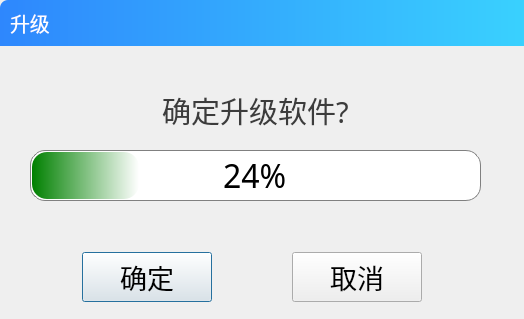
<?xml version="1.0" encoding="UTF-8"?>
<ui version="4.0">
 <class>UpgradeProgress</class>
 <widget class="QDialog" name="UpgradeProgress">
  <property name="geometry">
   <rect>
    <x>0</x>
    <y>0</y>
    <width>524</width>
    <height>319</height>
   </rect>
  </property>
  <property name="windowTitle">
   <string>Dialog</string>
  </property>
  <property name="modal">
   <bool>true</bool>
  </property>
  <widget class="QLabel" name="messageLabel">
   <property name="geometry">
    <rect>
     <x>21</x>
     <y>69</y>
     <width>469</width>
     <height>82</height>
    </rect>
   </property>
   <property name="palette">
    <palette>
     <active>
      <colorrole role="WindowText">
       <brush brushstyle="SolidPattern">
        <color alpha="255">
         <red>60</red>
         <green>60</green>
         <blue>60</blue>
        </color>
       </brush>
      </colorrole>
     </active>
     <inactive>
      <colorrole role="WindowText">
       <brush brushstyle="SolidPattern">
        <color alpha="255">
         <red>60</red>
         <green>60</green>
         <blue>60</blue>
        </color>
       </brush>
      </colorrole>
     </inactive>
     <disabled>
      <colorrole role="WindowText">
       <brush brushstyle="SolidPattern">
        <color alpha="255">
         <red>159</red>
         <green>158</green>
         <blue>158</blue>
        </color>
       </brush>
      </colorrole>
     </disabled>
    </palette>
   </property>
   <property name="font">
    <font>
     <family>Saab</family>
     <pointsize>22</pointsize>
    </font>
   </property>
   <property name="text">
    <string>确定升级软件?</string>
   </property>
   <property name="alignment">
    <set>Qt::AlignCenter</set>
   </property>
   <property name="wordWrap">
    <bool>true</bool>
   </property>
  </widget>
  <widget class="QProgressBar" name="progressBar">
   <property name="geometry">
    <rect>
     <x>30</x>
     <y>150</y>
     <width>451</width>
     <height>51</height>
    </rect>
   </property>
   <property name="font">
    <font>
     <family>文泉驿微米黑</family>
     <pointsize>24</pointsize>
    </font>
   </property>
   <property name="styleSheet">
    <string notr="true">QProgressBar:horizontal {
border: 1px solid gray;
border-radius: 15px;
background: white;
padding: 1px;
text-align: center;
}
QProgressBar::chunk:horizontal {
background: qlineargradient(x1: 0, y1: 0.5, x2: 1, y2: 0.5, stop: 0 green, stop: 1 white);
border-radius: 15px;
}
</string>
   </property>
   <property name="value">
    <number>24</number>
   </property>
  </widget>
  <widget class="QWidget" name="widget" native="true">
   <property name="geometry">
    <rect>
     <x>0</x>
     <y>0</y>
     <width>682</width>
     <height>46</height>
    </rect>
   </property>
   <property name="minimumSize">
    <size>
     <width>0</width>
     <height>46</height>
    </size>
   </property>
   <property name="maximumSize">
    <size>
     <width>16777215</width>
     <height>46</height>
    </size>
   </property>
   <property name="font">
    <font>
     <pointsize>20</pointsize>
    </font>
   </property>
   <property name="styleSheet">
    <string notr="true">background-color: qlineargradient(spread:pad, x1:0, y1:0, x2:1, y2:0, stop:0 #2e87fd, stop:1 #3de7fe);border-top-left-radius:8px;border-top-right-radius:8px;</string>
   </property>
   <layout class="QHBoxLayout" name="horizontalLayout">
    <property name="leftMargin">
     <number>10</number>
    </property>
    <property name="topMargin">
     <number>0</number>
    </property>
    <property name="rightMargin">
     <number>0</number>
    </property>
    <property name="bottomMargin">
     <number>0</number>
    </property>
    <item>
     <widget class="QLabel" name="label_2">
      <property name="minimumSize">
       <size>
        <width>0</width>
        <height>46</height>
       </size>
      </property>
      <property name="maximumSize">
       <size>
        <width>16777215</width>
        <height>46</height>
       </size>
      </property>
      <property name="font">
       <font>
        <family>文泉驿微米黑</family>
        <pointsize>15</pointsize>
       </font>
      </property>
      <property name="styleSheet">
       <string notr="true">background-color: rgb(255, 255, 255,0);
color:white;</string>
      </property>
      <property name="text">
       <string>升级</string>
      </property>
     </widget>
    </item>
    <item>
     <spacer name="horizontalSpacer">
      <property name="orientation">
       <enum>Qt::Horizontal</enum>
      </property>
      <property name="sizeHint" stdset="0">
       <size>
        <width>40</width>
        <height>20</height>
       </size>
      </property>
     </spacer>
    </item>
   </layout>
  </widget>
  <widget class="QWidget" name="layoutWidget">
   <property name="geometry">
    <rect>
     <x>60</x>
     <y>240</y>
     <width>402</width>
     <height>63</height>
    </rect>
   </property>
   <layout class="QHBoxLayout" name="horizontalLayout_2">
    <property name="spacing">
     <number>0</number>
    </property>
    <property name="topMargin">
     <number>12</number>
    </property>
    <item>
     <spacer name="horizontalSpacer_2">
      <property name="orientation">
       <enum>Qt::Horizontal</enum>
      </property>
      <property name="sizeType">
       <enum>QSizePolicy::Expanding</enum>
      </property>
      <property name="sizeHint" stdset="0">
       <size>
        <width>20</width>
        <height>20</height>
       </size>
      </property>
     </spacer>
    </item>
    <item>
     <widget class="QPushButton" name="okButton">
      <property name="minimumSize">
       <size>
        <width>130</width>
        <height>50</height>
       </size>
      </property>
      <property name="maximumSize">
       <size>
        <width>130</width>
        <height>50</height>
       </size>
      </property>
      <property name="font">
       <font>
        <family>文泉驿微米黑</family>
        <pointsize>20</pointsize>
       </font>
      </property>
      <property name="styleSheet">
       <string notr="true"/>
      </property>
      <property name="text">
       <string>确定</string>
      </property>
     </widget>
    </item>
    <item>
     <spacer name="horizontalSpacer_3">
      <property name="orientation">
       <enum>Qt::Horizontal</enum>
      </property>
      <property name="sizeType">
       <enum>QSizePolicy::Fixed</enum>
      </property>
      <property name="sizeHint" stdset="0">
       <size>
        <width>80</width>
        <height>20</height>
       </size>
      </property>
     </spacer>
    </item>
    <item>
     <widget class="QPushButton" name="cancelButton">
      <property name="minimumSize">
       <size>
        <width>130</width>
        <height>50</height>
       </size>
      </property>
      <property name="maximumSize">
       <size>
        <width>130</width>
        <height>50</height>
       </size>
      </property>
      <property name="font">
       <font>
        <family>文泉驿微米黑</family>
        <pointsize>20</pointsize>
       </font>
      </property>
      <property name="text">
       <string>取消</string>
      </property>
     </widget>
    </item>
    <item>
     <spacer name="horizontalSpacer_4">
      <property name="orientation">
       <enum>Qt::Horizontal</enum>
      </property>
      <property name="sizeHint" stdset="0">
       <size>
        <width>40</width>
        <height>20</height>
       </size>
      </property>
     </spacer>
    </item>
   </layout>
  </widget>
 </widget>
 <resources/>
 <connections/>
</ui>
